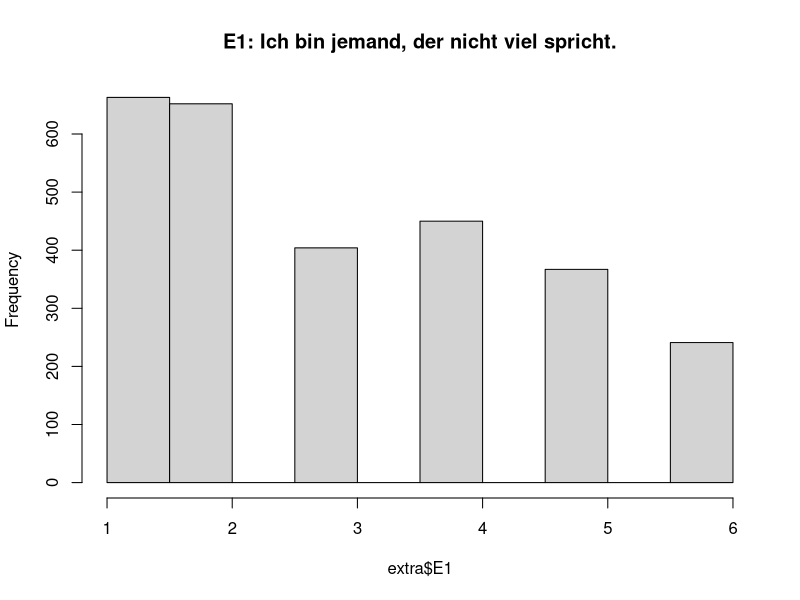
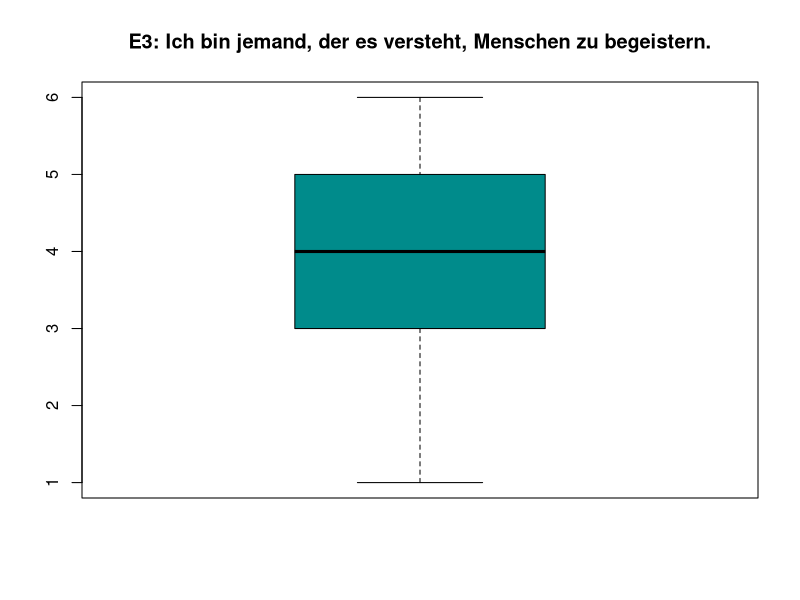
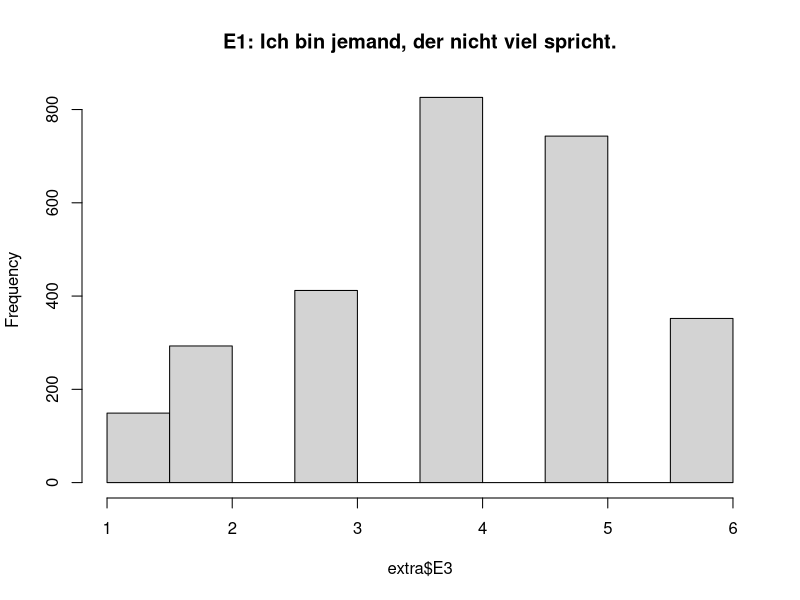
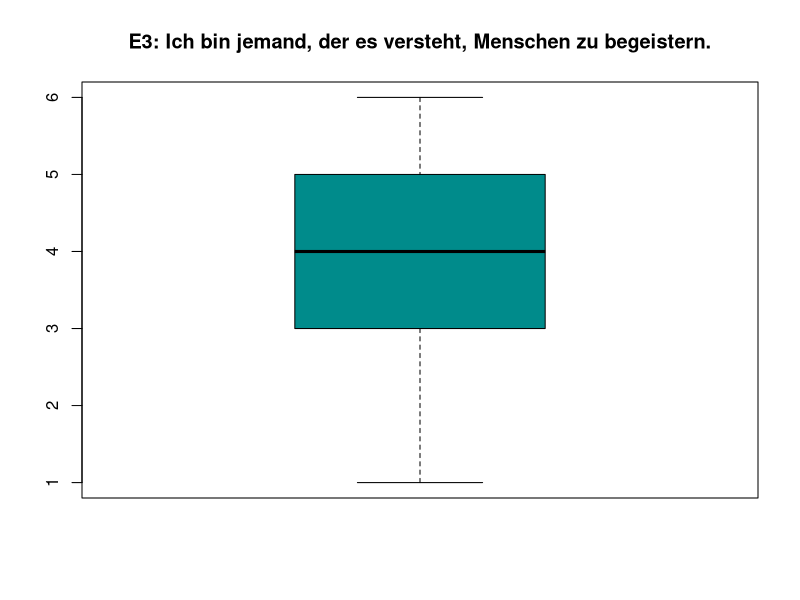
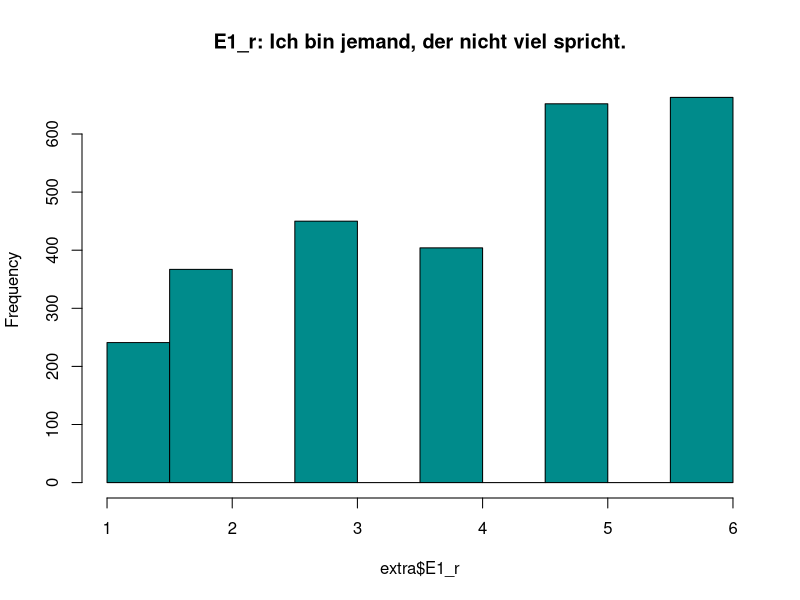
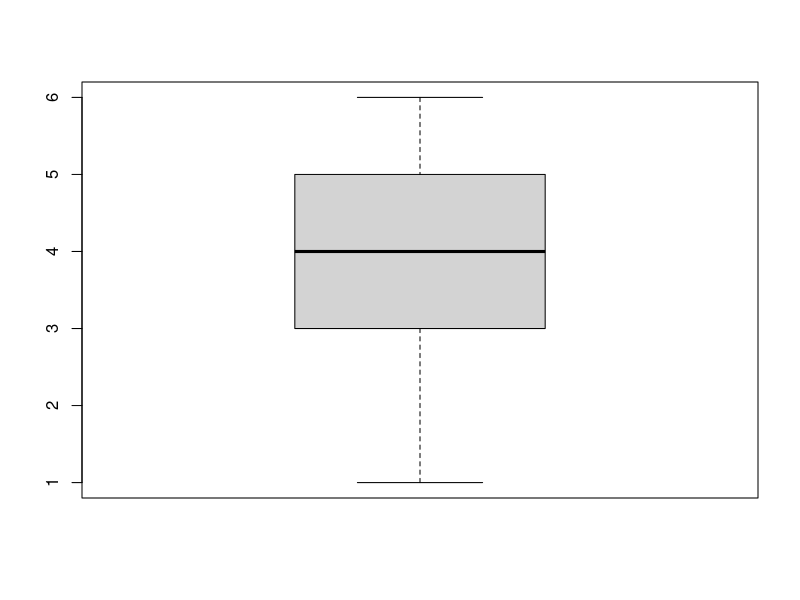
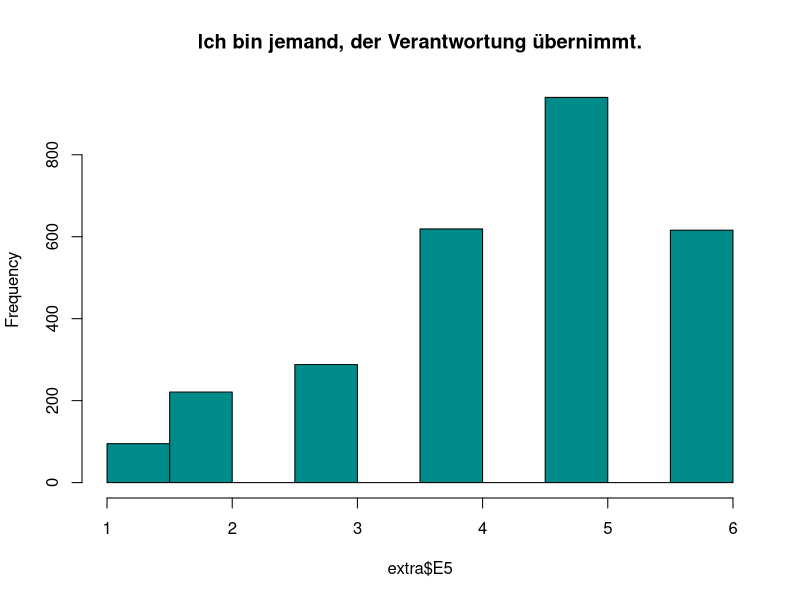
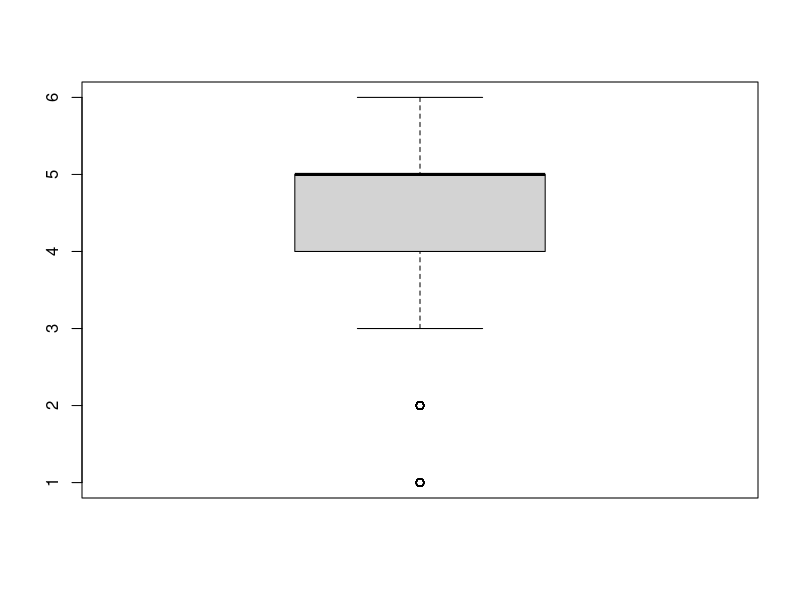

The R script that drew these images, in order:
############### Itemanalyse nach der KTT #################
## WiSe2021_22

# Pakete installieren ####
## Hinweis/Wiederholung: Pakete installieren brauchen Sie in der Regel nur einmal pro PC, danach sind sie installiert,
## und müssen nur noch geladen werden (s. nächster Punkt)

# install.packages("psych")
# install.packages("car")
# install.packages("dplyr")

# Pakete laden ####
## Hinweis: Es ist immer sinnvoll zu Beginn seiner Analyse alle Pakete zu laden, 
## die für eine Analyse erforderlich sind

library(psych) ;  library(car) ; library(dplyr)

# Itemanalyse ####
## 0. Vorarbeit: Kordierung der Itemantworten ####
## In dem Paket psych ist ein Datensatz bereits vorhanden (bfi)
## Was wurde gemessen? Schauen Sie sich die Variablenbezeichnungen an
## oder rufen sie unter help "bfi" auf.
bfi <- psych::bfi 
head(bfi)

## Wir fokussieren uns nur auf die Items E1, E2, E3, E4, E5 (Extraversion)
(extra <- subset(bfi, select = E1:E5)) 
# View(extra)

### Negativ gepolte Items rekodieren ####
##Gibt es negativ gepolte Items?
psych::alpha(extra, check.keys = TRUE)

extra$E1_r <- 7 - extra$E1 
# cbind(extra$E1, extra$E1_r, extra$E1 + extra$E1_r)

extra$E2_r <- 7 - extra$E2 
# cbind(extra$E1, extra$E1_r, extra$E1 + extra$E1_r)

#psych::alpha(extra[, -(1:2)], check.keys = TRUE)

### Alternativen zum Rekodieren, die Sie zu Hause ausprobieren können ###
## Eine Alternative mit dem package "car"
## Denken Sie daran, das Package car vorher zu laden (zu Beginn des Skripts ist es auskommentiert)
# extra$E1_r <- dplyr::recode(extra$E1, '1 = 6; 2 = 5; 3 = 4; 4 = 5; 5 = 6')
# extra$E2_r <- dplyr::recode(extra$E2, '1 = 6; 2 = 5; 3 = 4; 4 = 5; 5 = 6')

## Eine weitere Alternative (für simultane Rekodierung) mit einer Funktion aus dem Package dplyr
# Denken Sie daran, das Package dplyr vorher zu laden (zu Beginn des Skripts ist es auskommentiert)
#extra_r <- extra %>% dplyr::mutate_at(c("E1", "E2"), funs(recode(., '1' = 6, '2'=5, '3'=4, '4'=3, '5'=2, '6'=1, .default = NaN)))

## 1 Itemverteilung ####
## 1.1 Graphisch: Säulendiagramm und Box-Plot

## Histogramme & Boxplots für einzelne E-Items
## Welche Antwortalternative wurde am häufigsten und welche am seltensten gewählt?
hist(extra$E1, main = "E1: Ich bin jemand, der nicht viel spricht.")
boxplot(extra$E3, col = "darkcyan", main = "E3: Ich bin jemand, der es versteht, Menschen zu begeistern.")
# plot(density(na.omit(extra$E1)))

# par(mfrow=c(1,2))
hist(extra$E3, main = "E1: Ich bin jemand, der nicht viel spricht.")
boxplot(extra$E3, col = "darkcyan", main = "E3: Ich bin jemand, der es versteht, Menschen zu begeistern.")
# par(mfrow=c(1,1))

# par(mfrow=c(1,3))
hist(extra$E1_r, col = "darkcyan", main = "E1_r: Ich bin jemand, der nicht viel spricht.")
# plot(density(na.omit(extra$E1_r)), add=TRUE)
boxplot(extra$E1_r)
# par(mfrow=c(1,1))

hist(extra$E5, col = "darkcyan", main = "Ich bin jemand, der Verantwortung übernimmt.")
boxplot(extra$E5)
# plot(density(na.omit(extra$E5)))

## Boxplots für einzelne E-Items und für alle 5 Items gemeinsam
boxplot(extra)

## 1.2 Statistisch: Maße der zentralen Tendenz + Streeungsmaße
## Wir bezeiehn ab hier nur noch die rekodierten Extraversions-Items ein 
## (und entfernen die urprünglichen E-Items E1 und E2)
extra <- subset(extra, select = c("E1_r", "E2_r", "E3", "E4", "E5"))
head(extra)

## Übersicht ueber die deskriptiv-statistischen Maße
summary(extra) 
psych::describe(extra, quant=c(.25,.75))

## Funktionen fuer separate Berechnungen der statistischen Kennwerte
# Varianz
var(extra$E1, na.rm = TRUE) 
# sapply(extra, var, na.rm=TRUE)

# Mean 
mean(extra$E1, na.rm = TRUE)
# sapply(extra, mean, na.rm=TRUE)

# Median
median(extra$E1, na.rm = TRUE)
# sapply(extra, median, na.rm=TRUE)

# Standardabweichung 
sd(extra$E1, na.rm = TRUE)
# sapply(extra, sd, na.rm=TRUE)

# Modus
# which.max(table(extra$E1)) 
(ftab <- table(extra$E1))
max(ftab)

# (2) Itemschwierigkeit
### bei Rating Skalen
### Mittelwert als Schwierigkeitsindex bei Persoenlichkeitsfrageboegen
(schwierigkeit_mw <- colMeans(extra, na.rm =TRUE))

## (3) Trennscharfe
(results <- alpha(extra, na.rm = TRUE))
## Hinsweis: Wenn Sie sich nur die Trennschaerfekoeffizienten ausgeben lassen wollen
# Übersetzung: Zeige die Itemstatistiken (item.stats) raw.r und r.drop 
# results$item.stats[c("raw.r","r.drop")]                        

## Add noise
# set.seed(123)
# noise <- runif(100,0,6)
# alpha(cbind.data.frame(extra, noise), check.keys = TRUE)

## (4) Faktorladungen (Erinnerung an Sitzung zur EFA): 
(extra_efa <- fa(extra, fm="pa", nfactors = 1, rotate="oblimin"))
extra_efa